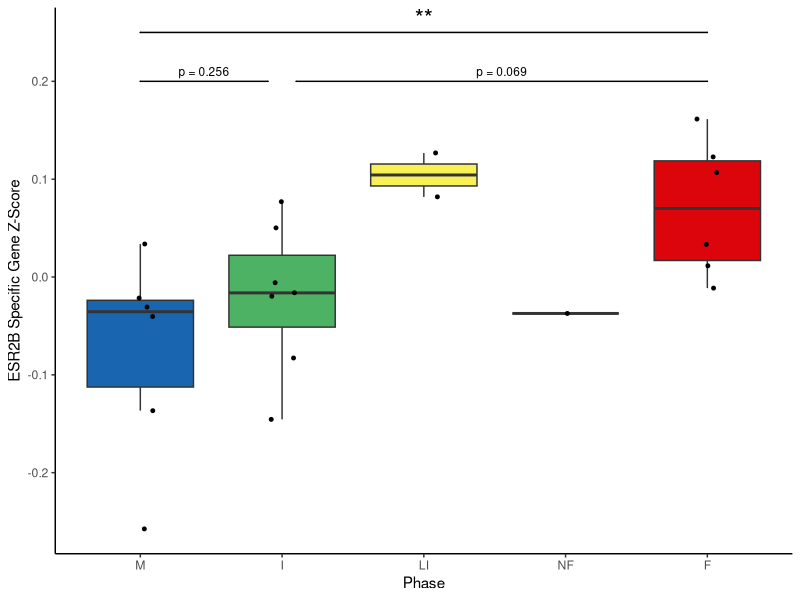

Write the R code that produced this figure. (Note: this script raises an error after producing the figure.)
library(ggplot2)
library(tidyverse)
library(ggsignif)

clust_6 = read.csv("Manuscript/updatedcluster_6_steroid_receptor_SPECIFIC_PROMOTER_ZSCORES.csv")

clust_6_grouped = clust_6%>%
  group_by(individual, group)%>%
  summarize(mean_esr2b = mean(ESR2B_score),
            se_esr2b = sd(ESR2B_score)/sqrt(n()),
            mean_ar = mean(AR_score),
            se_ar = sd(AR_score)/sqrt(n()),
            mean_pgr = mean(PGR_score),
            se_pgr = sd(PGR_score)/sqrt(n()))

clust_6_grouped$group = factor(clust_6_grouped$group, levels = c('M',
                                                                 'I',
                                                                 'LI',
                                                                 'NF',
                                                                 'F'))
  colors = c('#1965B0', '#4EB265', '#F7F056', '#7BAFDE', '#DC050C')

esr2b =ggplot(clust_6_grouped, aes(x = group, 
                            y = mean_esr2b,
                            fill = group))+
  geom_boxplot(outlier.shape = NA)+
    geom_point(size     = 1,
               position = position_jitter(width = 0.1, seed = 42)) +
    scale_x_discrete(drop = FALSE) +
    scale_fill_manual(values = colors) +
    theme_classic() +
      theme(legend.position = 'none')+
  labs(y = "ESR2B Specific Gene Z-Score",x = 'Phase')+
  geom_signif(xmin = 1, xmax = 5,
                        y_position = 0.25,
                        annotation = '**',
                        color      = 'black', tip_length = c(0, 0),
                        textsize   = 6)+

  geom_signif(xmin = 1, xmax = 1.9,
                        y_position = 0.2,
                        annotation = 'p = 0.256',
                        color      = 'black', tip_length = c(0, 0),
                        textsize   = 3)+
    geom_signif(xmin = 2.1, xmax = 5,
                        y_position = 0.2,
                        annotation = 'p = 0.069',
                        color      = 'black', tip_length = c(0, 0),
                        textsize   = 3)
esr2b

## statistical test
clust_6_grouped_mdf = subset(clust_6_grouped, group %in% c("M",'I',"F"))
clust_6_grouped_mdf$group = factor(clust_6_grouped_mdf$group, levels = c('M', "I","F"))
mod_esr2b = lm(mean_esr2b~group, data = clust_6_grouped_mdf)
anova(mod_esr2b, test = 'Chisq')
pairs(emmeans(mod_esr2b, 'group'), adjust = 'none')

range(clust_6_grouped_mdf$mean_esr2b)

ggsave(plot = esr2b,
       file = "esr2b_targets_1.svg",
       device = "svg",
       units = "in",
       width = 2,
       height = 2,
       path = '/Users/ggraham/Desktop/multiome_poa/Manuscript/Plots/')


ar =ggplot(clust_6_grouped, aes(x = group, 
                            y = mean_ar,
                            fill = group))+
  geom_boxplot(outlier.shape = NA)+
    geom_point(size     = 1,
               position = position_jitter(width = 0.1, seed = 42)) +
    scale_x_discrete(drop = FALSE) +
    scale_fill_manual(values = colors) +
    theme_classic() +
      theme(legend.position = 'none')+
  labs(y = "AR Specific Gene Z-Score",x = 'Phase')+
  geom_signif(xmin = 1, xmax = 5,
                        y_position = 0.25,
                        annotation = 'p = 0.100',
                        color      = 'black', tip_length = c(0, 0),
                        textsize   = 3)+

  geom_signif(xmin = 1, xmax = 1.9,
                        y_position = 0.2,
                        annotation = 'p = 0.243',
                        color      = 'black', tip_length = c(0, 0),
                        textsize   = 3)+
    geom_signif(xmin = 2.1, xmax = 5,
                        y_position = 0.2,
                        annotation = 'p = 0.558',
                        color      = 'black', tip_length = c(0, 0),
                        textsize   = 3)
ar

mod_ar = lm(mean_ar~group, data = clust_6_grouped_mdf)
anova(mod_ar, test = 'Chisq')
pairs(emmeans(mod_ar, 'group'), adjust = 'none')
range(clust_6_grouped_mdf$mean_ar)

ggsave(plot = ar,
       file = "ar_specific_targets_6.svg",
       device = "svg",
       units = "in",
       width = 2,
       height = 2,
       path = '/Users/ggraham/Desktop/multiome_poa/Manuscript/Plots/')


pgr =ggplot(clust_6_grouped, aes(x = group, 
                            y = mean_pgr,
                            fill = group))+
  geom_boxplot(outlier.shape = NA)+
    geom_point(size     = 1,
               position = position_jitter(width = 0.1, seed = 42)) +
    scale_x_discrete(drop = FALSE) +
    scale_fill_manual(values = colors) +
    theme_classic() +
      theme(legend.position = 'none')+
  labs(y = "PGR Specific Gene Z-Score",x = 'Phase')+
  geom_signif(xmin = 1, xmax = 5,
                        y_position = 0.2,
                        annotation = '**',
                        color      = 'black', tip_length = c(0, 0),
                        textsize   = 6)+

  geom_signif(xmin = 1, xmax = 1.9,
                        y_position = 0.15,
                        annotation = 'p = 0.310',
                        color      = 'black', tip_length = c(0, 0),
                        textsize   = 3)+
    geom_signif(xmin = 2.1, xmax = 5,
                        y_position = 0.15,
                        annotation = 'p = 0.059',
                        color      = 'black', tip_length = c(0, 0),
                        textsize   = 3)
pgr

mod_pgr = lm(mean_pgr~group, data = clust_6_grouped_mdf)
anova(mod_pgr, test = 'Chisq')
pairs(emmeans(mod_pgr, 'group'), adjust = 'none')

ggsave(plot = pgr,
       file = "pgr_specific_targets_6.svg",
       device = "svg",
       units = "in",
       width = 2,
       height = 2,
       path = '/Users/ggraham/Desktop/multiome_poa/Manuscript/Plots/')
